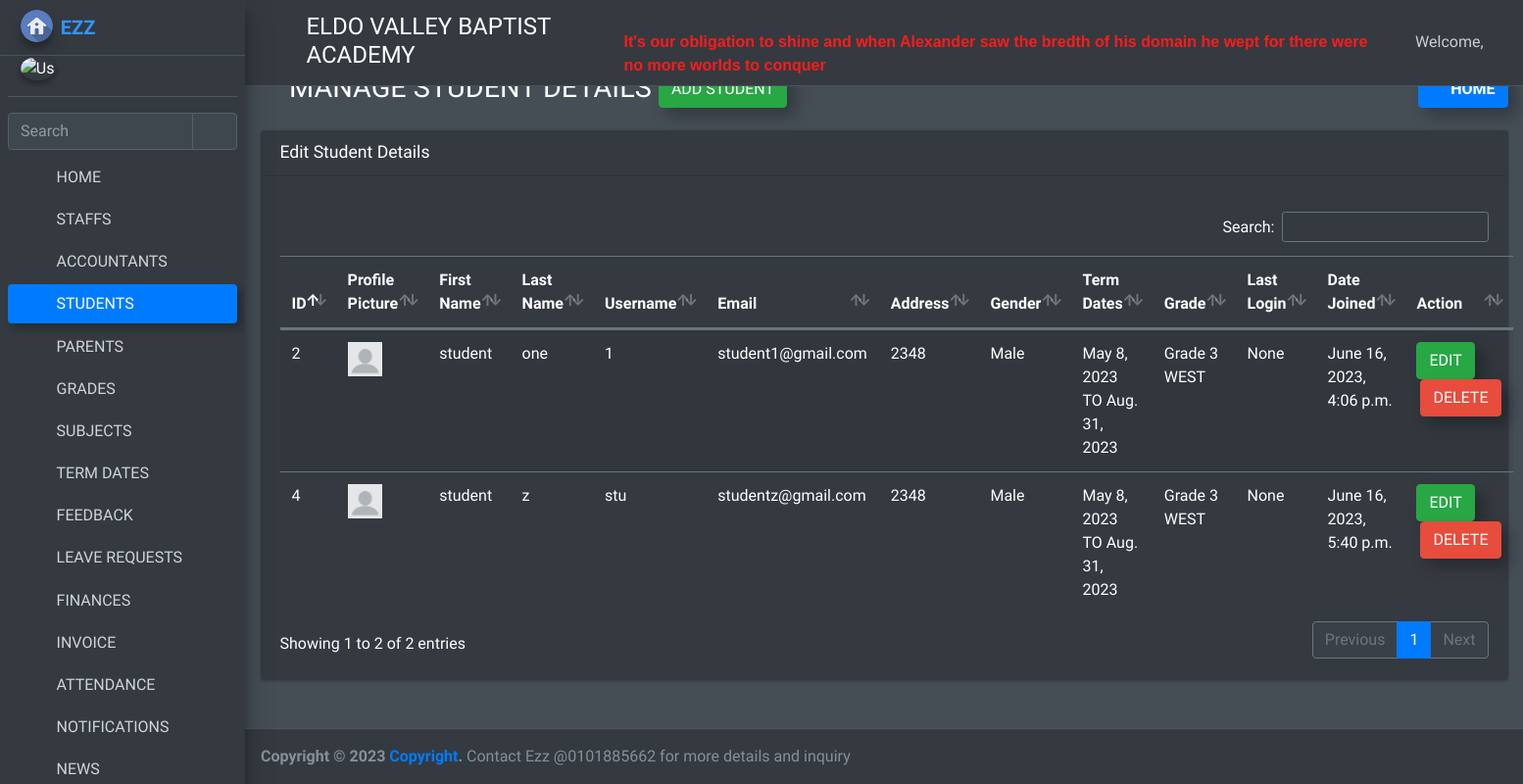
Page /manage_student (signed in) on the committed database.
### school_management_app/models.py (models this page shows)
class Students(models.Model):
    id=models.AutoField(primary_key=True)
    admin=models.OneToOneField(CustomUser,on_delete=models.CASCADE)
    gender=models.CharField(max_length=255)
    profile_pic=models.FileField()
    address=models.TextField()
    course_id=models.ForeignKey(Courses,on_delete=models.DO_NOTHING)
    session_year_id=models.ForeignKey(SessionYearModel,on_delete=models.CASCADE)
    created_at=models.DateTimeField(auto_now_add=True)
    updated_at=models.DateTimeField(auto_now_add=True)
    fcm_token=models.TextField(default="")
    objects = models.Manager()

class CustomUser(AbstractUser):
    user_type_data=((1,"HOD"),(2,"Staff"),(3,"Student"),(4,"Parent"),(5,"Account"))
    user_type=models.CharField(default=1,choices=user_type_data,max_length=10)

class SessionYearModel(models.Model):
    id=models.AutoField(primary_key=True)
    session_start_year=models.DateField()
    session_end_year=models.DateField()
    object=models.Manager()

class Courses(models.Model):
    id=models.AutoField(primary_key=True)
    course_name=models.CharField(max_length=255)
    created_at=models.DateTimeField(auto_now_add=True)
    updated_at=models.DateTimeField(auto_now_add=True)
    objects=models.Manager()

### school_management_app/HodViews.py (the view)
# urls.py: path('manage_student', HodViews.manage_student,name="manage_student"),
def manage_student(request):
    user=CustomUser.objects.get(id=request.user.id)
    admin=AdminHOD.objects.get(admin=user)
    students=Students.objects.all()
    return render(request,"hod_template/manage_student_template.html",{"students":students,"admin":admin})

### school_management_app/templates/hod_template/manage_student_template.html (shortened to what this page needs)
{% extends 'hod_template/base_template.html' %}
{% load static %}
{% block page_title %}
{% block custom_css %}
<link rel="stylesheet" href="{% static "plugins/datatables-bs4/css/dataTables.bootstrap4.min.css" %}">
<link rel="stylesheet" href="{% static "plugins/datatables-responsive/css/responsive.bootstrap4.min.css" %}">
<link rel="stylesheet" href="{% static "plugins/datatables-buttons/css/buttons.bootstrap4.min.css" %}">
{% endblock custom_css %}
<i class="nav-icon fas fa-user-graduate"></i> MANAGE STUDENT DETAILS <a href="/add_student" class="btn btn-success shadow-custom">ADD STUDENT</a>
{% endblock page_title %}
{% block main_content %}
    <section class="content">
      <div class="container-fluid">
        <div class="row">
          <div class="col-12">
            <div class="card">
              <div class="card-header">
                <h3 class="card-title">Edit Student Details</h3>
              </div>
              <div class="card-body">
                <table id="example1" class="table table-striped">
                  <thead>
                    <tr>
                      <th>ID</th>
                      <th>Profile Picture</th>
                      <th>First Name</th>
                      <th>Last Name</th>
                      <th>Username</th>
                      <th>Email</th>
                      <th>Address</th>
                      <th>Gender</th>
                      <th>Term Dates</th>
                      <th>Grade</th>
                      <th>Last Login</th>
                      <th>Date Joined</th>
                      <th>Action</th>
                    </tr>
                  </thead>
                  <tbody>
                    {% for student in students %}
                    <tr>
                      <td>{{ student.admin.id }}</td>
                      <td><img class="zoomD" src="{{ student.profile_pic }}" /></td>
                      <td>{{ student.admin.first_name }}</td>
                      <td>{{ student.admin.last_name }}</td>
                      <td>{{ student.admin.username }}</td>
                      <td>{{ student.admin.email }}</td>
                      <td>{{ student.address }}</td>
                      <td>{{ student.gender }}</td>
                      <td>{{ student.session_year_id.session_start_year }} TO {{ student.session_year_id.session_end_year }}</td>
                      <td>{{ student.course_id.course_name }}</td>
                      <td>{{ student.admin.last_login }}</td>
                      <td>{{ student.admin.date_joined }}</td>
                      <td style="width: 150px;"><a href="{% url 'edit_student' student_id=student.admin.id %}" class="btn btn-success shadow-custom">EDIT</a>
                        <a href="/delete_student/{{ student.admin.id }}" title="Delete"
                        data-toggle="modal" data-target="#deleteReply" id="deleteButton{{student.admin.id}}" class="btn btn-danger ml-1 confirm-delete shadow-custom">DELETE</a></td>
                    </tr>
                    {% endfor %}
                  </tbody>
                </table>
              </div>
            </div>
          </div>
        </div>
      </div>
    </section>
{% endblock main_content %}

### school_management_app/static/custom/css/style.css (style rules this page uses)
.shadow-custom { box-shadow: 8px 8px 15px rgba(0, 0, 0, 0.267) !important; }
.btn { box-shadow: 8px 8px 15px rgba(0, 0, 0, 0.267) !important; }

### school_management_app/templates/hod_template/manage_student_template.html (style rules this page uses)
.zoomD { max-width: 35px; height: auto; cursor: zoom-in; }

### school_management_app/templates/hod_template/sidebar_template.html (style rules this page uses)
.zoomD { cursor: zoom-in; }

### rows in the picture
Students: admin.id "2", profile_pic (placeholder picture), admin.first_name "student", admin.last_name "one", admin.username "1", admin.email "student1@gmail.com", address "2348", gender "Male", session_year_id.session_start_year "May 8, 2023", session_year_id.session_end_year "Aug. 31, 2023", course_id.course_name "Grade 3 WEST", admin.last_login "None", admin.date_joined "June 16, 2023, 4:06 p.m."
Students: admin.id "4", profile_pic (placeholder picture), admin.first_name "student", admin.last_name "z", admin.username "stu", admin.email "studentz@gmail.com", address "2348", gender "Male", session_year_id.session_start_year "May 8, 2023", session_year_id.session_end_year "Aug. 31, 2023", course_id.course_name "Grade 3 WEST", admin.last_login "None", admin.date_joined "June 16, 2023, 5:40 p.m."
